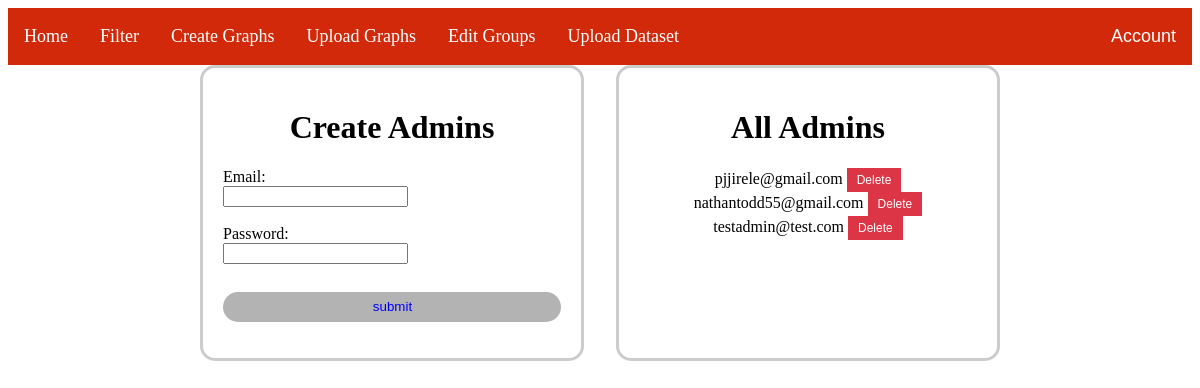
The app's page /createAdmin (signed in) with its own data.
### main.py (models this page shows, shortened)
class User(UserMixin, db.Model):
    id = db.Column(db.Integer, primary_key=True)
    email = db.Column(db.String(50), nullable=False)
    password = db.Column(db.String(50), nullable=False)
    admin = db.Column(db.Boolean, default=False, nullable=False)
    authenticated = db.Column(db.Boolean, default=False)

### main.py (the view, shortened to what this page needs)
@app.route('/createAdmin', methods=['GET', 'POST'])
@login_required
def create():
    admins = User.query.filter(User.admin != 1).all()
    return render_template('createAdmin.html', admins=admins)

### main.py (called while the page is built)
@login_manager.user_loader
def load_user(uid):
    return User.query.get(uid)

### templates/createAdmin.html (shortened to what this page needs)
{% extends "base.html" %}
{% block content %}
<body>
<div class="create-form-container">
    <div class="create-admin">
        <h1>Create Admins</h1>
        <form action="/createAdmin" method="POST" class="createForm">
            Email: <input type="input" name="email"> <br>
            Password: <input type="input" name="pWord"> <br>
            <input class='submit' type="submit" value="submit">
        </form>
    </div>
    <div class="admin-list">
        <h1>All Admins</h1>
        <blockquote class="admin-list-quote">
            {% for admin in admins %}
                <div class="admin-container" data-admin-id="{{ admin.id }}">
                    <span class="admin-email">{{ admin.email }}</span>
                    <button class="delete-button">Delete</button>
                </div>
            {% endfor %}
        </blockquote>
    </div>
</div>
</body>
{% endblock %}

### templates/createAdmin.html (style rules this page uses)
.create-form-container { display: flex; justify-content: space-between; width: 80%; max-width: 800px; margin: auto; }
.create-admin, .admin-list { width: 48%; border: 3px solid #ccc; padding: 20px; text-align: center; border-radius: 15px; }
.create-admin { margin-right: 2%; }
.admin-list { margin-left: 2%; }
.submit { background: #b3b3b3; width: 100%; height: 30px; border: none; border-radius: 17px; padding-left: 7px; color: blue; margin-top: 10px; cursor: pointer; transition: background-color 0.3s; }
form { width: 100%; display: flex; flex-direction: column; align-items: flex-start; }
.delete-button { background-color: #dc3545; color: white; border: none; padding: 5px 10px; font-size: 12px; cursor: pointer; }

### records on screen
User: email "pjjirele@gmail.com"
User: email "nathantodd55@gmail.com"
User: email "testadmin@test.com"
